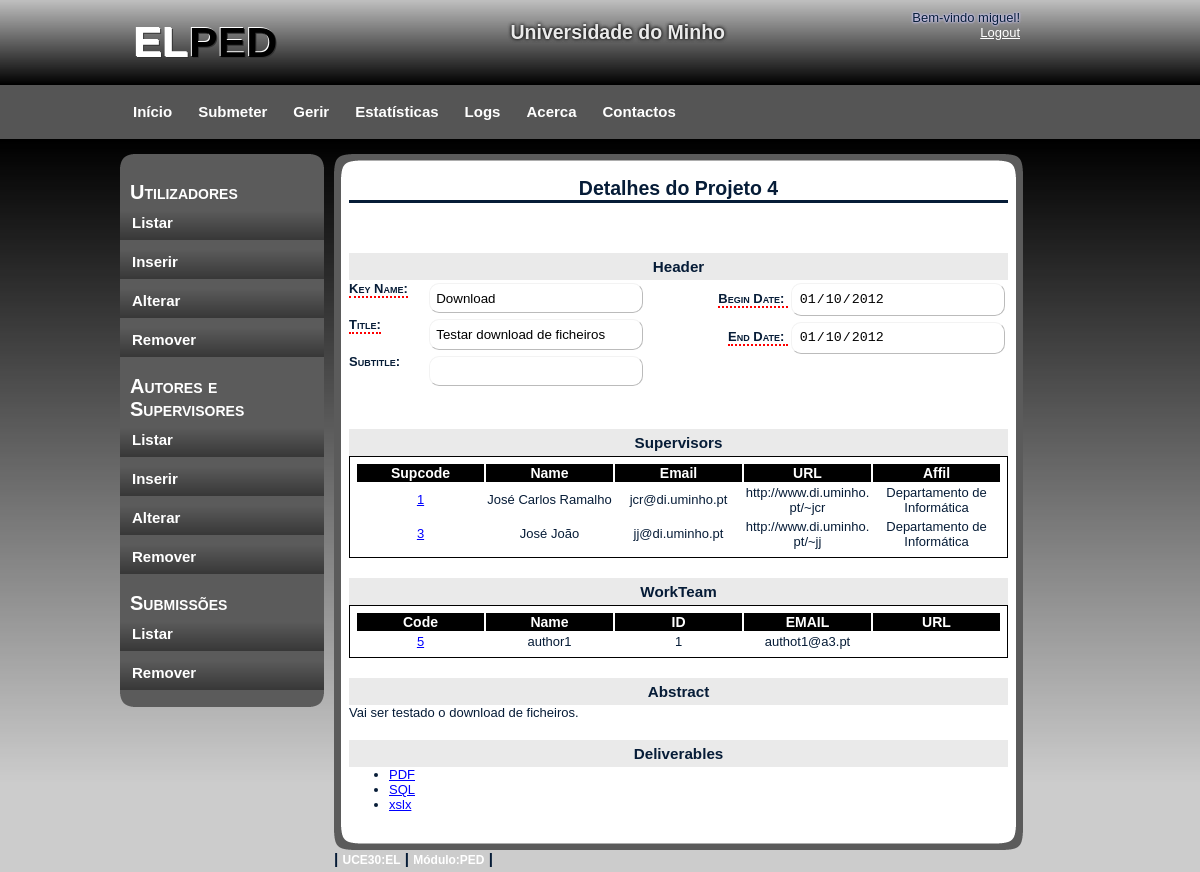
/gerirU/gerirS_Show.php?projcode=4 (signed in), run on the app's committed database.
### tables this page shows
CREATE TABLE IF NOT EXISTS `Project` (
  `projcode` int(11) NOT NULL AUTO_INCREMENT,
  `keyname` varchar(30) NOT NULL,
  `title` varchar(50) NOT NULL,
  `subtitle` varchar(100) DEFAULT NULL,
  `bdate` date NOT NULL,
  `edate` date NOT NULL,
  `subdate` datetime NOT NULL,
  `abstract` varchar(1502) NOT NULL,
  `coursecode` int(11) NOT NULL,
  `path` varchar(300) NOT NULL,
  PRIMARY KEY (`projcode`),
  KEY `coursecode` (`coursecode`)
);

CREATE TABLE IF NOT EXISTS `Supervisor` (
  `supcode` int(11) NOT NULL AUTO_INCREMENT,
  `name` varchar(50) NOT NULL,
  `email` varchar(50) NOT NULL,
  `url` varchar(2002) DEFAULT NULL,
  `affil` varchar(50) DEFAULT NULL,
  PRIMARY KEY (`supcode`)
);

CREATE TABLE IF NOT EXISTS `Author` (
  `authorcode` int(11) NOT NULL AUTO_INCREMENT,
  `name` varchar(50) NOT NULL,
  `id` varchar(10) NOT NULL,
  `email` varchar(50) NOT NULL,
  `url` varchar(2002) DEFAULT NULL,
  `coursecode` int(11) NOT NULL DEFAULT '0',
  PRIMARY KEY (`authorcode`),
  KEY `coursecode` (`coursecode`)
);

CREATE TABLE IF NOT EXISTS `Deliverable` (
  `delcode` int(11) NOT NULL AUTO_INCREMENT,
  `description` varchar(50) NOT NULL,
  `path` varchar(2002) NOT NULL,
  `projcode` int(11) NOT NULL,
  PRIMARY KEY (`delcode`),
  KEY `projcode` (`projcode`)
);

### gerirU/forms/showProject.php (the view, shortened to what this page needs)
<?php
$projcode = $_REQUEST['projcode'];
if (!$con) {
    echo "<h3>Erro ao ligar ao servidor.</h3><br/>" . mysql_error();
} else {
    $sql = "SELECT * FROM Project WHERE projcode='$projcode'";
    $result = mysql_query($sql);
    while ($rows = mysql_fetch_array($result)) {
        ?>
        <div id="form_submeter">
            <h3>Header</h3>
            <div id="form_input_left">
                <label class="required">Key Name: </label>
                <input id="key_name"
                       name="key_name"
                       type="text"
                       required=""
                       pattern="^[a-zA-ZáàãõéíóúçÁÀÃÕÉÍÓÚÇ][\wáàãõéíóúçÁÀÃÕÉÍÓÚÇ:_.-&/|\s]*"
                       readonly
                       value="<?php echo $rows['keyname']; ?>"
                       />
                <label class="required">Title: </label>
                <input id="title"
                       name="title"
                       type="text"
                       required=""
                       pattern="^[a-zA-ZáàãõéíóúçÁÀÃÕÉÍÓÚÇ][\wáàãõéíóúçÁÀÃÕÉÍÓÚÇ:_.-&/|\s]*"
                       readonly
                       value="<?php echo $rows['title']; ?>"
                       />
                <label>Subtitle: </label>
                <input name="subtitle"
                       type="text"
                       pattern="^[a-zA-ZáàãõéíóúçÁÀÃÕÉÍÓÚÇ][\wáàãõéíóúçÁÀÃÕÉÍÓÚÇ:_.-&/|\s]*"
                       readonly
                       value="<?php echo $rows['subtitle']; ?>"
                       />
            </div>
            <div id="form_input_right">
                <label class="required">Begin Date: </label>
                <input id="begin_date"
                       name="begin_date"
                       type="date"
                       required=""
                       pattern="\d{4}\-\d{2}\-\d{2}"
                       placeholder="aaaa-mm-dd"
                       readonly
                       value="<?php echo $rows['bdate']; ?>"
                       />
                <label class="required">End Date: </label>
                <input id="end_date"
                       name="end_date"
                       type="date"
                       required=""
                       pattern="\d{4}\-\d{2}\-\d{2}"
                       placeholder="aaaa-mm-dd"
                       readonly
                       value="<?php echo $rows['edate']; ?>"
                       />
            </div>
            <div id="form_submeter_supervisor">
                <h3>Supervisors</h3>
                <?php
                if (!$con) {
                    echo "<h3>Erro ao ligar ao servidor.</h3><br/>" . mysql_error();
                } else {
                    $sql2 = "SELECT * FROM Supervisor WHERE supcode IN (
                                    SELECT supcode FROM ProjSup WHERE projcode='$projcode'
                                ) ORDER BY name";
                    $result2 = mysql_query($sql2);
                    ?>
                    <table class="user">
                        <tr>
                            <th class="user">Supcode</th>
                            <th class="user">Name</th>
                            <th class="user">Email</th>
                            <th class="user">URL</th>
                            <th class="user">Affil</th>
                        </tr>
                        <?php
                        while ($rows2 = mysql_fetch_array($result2)) {
                            ?>
                            <tr class="user">
                                <td class="user"><a href="gerirAS_Show_supervisor.php?supcode=<? echo $rows2['supcode']; ?>&page_p=1"><? echo $rows2['supcode']; ?></a></td>
                                <td class="user"><? echo $rows2['name']; ?></td>
                                <td class="user"><? echo $rows2['email']; ?></td>
                                <td class="user"><? echo $rows2['url']; ?></td>
                                <td class="user"><? echo $rows2['affil']; ?></td>
                            </tr>
                            <?php
                        }
                        ?>
                    </table>
                <?php } ?>
            </div>
            <div id="form_submeter_workteam">
                <h3>WorkTeam</h3>
                <?php
                if (!$con) {
                    echo "<h3>Erro ao ligar ao servidor.</h3><br/>" . mysql_error();
                } else {
                    $sql3 = "SELECT * FROM Author WHERE authorcode IN (
                                    SELECT authorcode FROM ProjAut WHERE projcode='$projcode'
                                ) ORDER BY name";
                    $result3 = mysql_query($sql3);
                    ?>
                    <table class="user">
                        <tr>
                            <th class="user">Code</th>
                            <th class="user">Name</th>
                            <th class="user">ID</th>
                            <th class="user">EMAIL</th>
                            <th class="user">URL</th>
                        </tr>
                        <?php
                        while ($rows3 = mysql_fetch_array($result3)) {
                            ?>
                            <tr class="user">
                                <td class="user"><a href="gerirAS_Show_author.php?authorcode=<? echo $rows3['authorcode']; ?>"><? echo $rows3['authorcode']; ?></a></td>
                                <td class="user"><? echo $rows3['name']; ?></td>
                                <td class="user"><? echo $rows3['id']; ?></td>
                                <td class="user"><? echo $rows3['email']; ?></td>
                                <td class="user"><? echo $rows3['url']; ?></td>
                            </tr>
                            <?php
                        }
                        ?>
                    </table>
                <?php } ?>
            </div>
            <div id="form_submeter_abstract">
                <h3>Abstract</h3>
                <?php echo $rows['abstract']; ?>
            </div>
            <div id="form_submeter_deliverables">
                <?php
                if (!$con) {
                    echo "<h3>Erro ao ligar ao servidor.</h3><br/>" . mysql_error();
                } else {
                    $sql4 = "SELECT description, path FROM Deliverable
                                WHERE projcode='$projcode'
                        ORDER BY description";
                    $result4 = mysql_query($sql4);
                    $count4 = mysql_num_rows($result4);
                    if ($count4 > 0) {
                        echo "<h3>Deliverables</h3>";
                        ?>
                        <ul>
                            <?php
                            while ($rows4 = mysql_fetch_array($result4)) {
                                ?>
                                <li>
                                    <a href="getFile.php?file=../uploads/<? echo $rows4['path']; ?>" target="_blank">
                                        <?
                                        if ($rows4['description'] == "" || !$rows4['description']) {
                                            echo "Sem nome";
                                        } else {
                                            echo $rows4['description'];
                                        }
                                        ?>
                                    </a>
                                </li>
                                <?php
                            }
                            ?>
                        </ul>
                        <?php
                    }
                }
                ?>
            </div>
        </div>
        <?php
    }
}
?>

### css/style.css (style rules this page uses)
body { margin: 0; padding: 0; text-align: left; font: 12px Arial, Helvetica, sans-serif; font-size: 13px; color: #061C37; background: #CCCCCC; background-image:url(images/background.png); background-repeat:repeat-x; }
* { margin: 0 auto 0 auto; text-align:left; }
a, a:visited { color: blue; }
#containt_main_users h3 { margin-top: 10px; padding: 5px; background-color: #EAEAEA; text-align: center; }
table.user { clear: both; border: 1px solid black; padding:5px; word-wrap:break-word; width: 100%; table-layout: fixed; height: 35px; overflow: visible; }
th.user { text-align: center; font-size: 14px; color: white; background-color:black; }
td.user { text-align: center; }
.required { border-bottom: 2px; border-bottom-style: dotted; border-bottom-color: #ff0000; }
#form_submeter h3 { margin-top: 20px; padding: 5px; background-color: #EAEAEA; text-align: center; }
#form_submeter label { font-size: smaller; }
#form_submeter input { border:1px solid; border-color:#f3f3f3 #bbb #bbb #f3f3f3; margin:3px; padding:.5em; border-radius: 10px; }
#form_input_left { position: relative; width: 45%; float: left; }
#form_input_left label { padding-top: 20px; width: 33%; vertical-align: middle; text-align: right; }
#form_input_left input { float: right; width: 67%; }
#form_input_right { position: relative; float: right; text-align: right; width: 45%; }
#form_input_right label { width: 33%; }
#form_input_right input { width: 67%; }
#form_input_left label, #form_input_right label { font-variant: small-caps; font-weight: bold; font-size: 13px; }
#form_submeter_supervisor { padding-top: 20px; width: 100%; }
#form_submeter_workteam { width: 100%; }
#form_submeter_abstract { width: 100%; }
#form_submeter_deliverables { width: 100%; }
html, body { text-align: center; }

### data on the page
project: key_name "Download", title "Testar download de ficheiros", begin_date "01/10/2012", end_date "01/10/2012", abstract "Vai ser testado o download de ficheiros."
supervisor: supcode "1", name "José Carlos Ramalho", email "jcr@di.uminho.pt", url "http://www.di.uminho.pt/~jcr", affil "Departamento de Informática"
supervisor: supcode "3", name "José João", email "jj@di.uminho.pt", url "http://www.di.uminho.pt/~jj", affil "Departamento de Informática"
author: authorcode "5", name "author1", id "1", email "authot1@a3.pt"
deliverable: description "PDF"
deliverable: description "SQL"
deliverable: description "xslx"

### other printed values
$_SESSION['username'] "miguel"
$_REQUEST['projcode'] "4"
